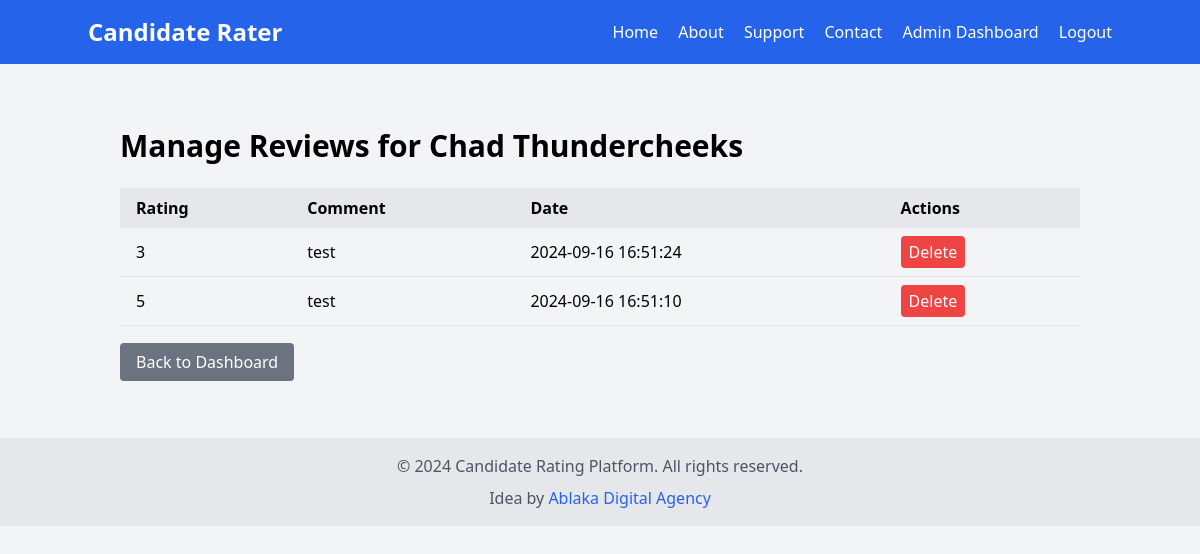
Page /admin/manage_reviews/2 (signed in) on the earlier database version.
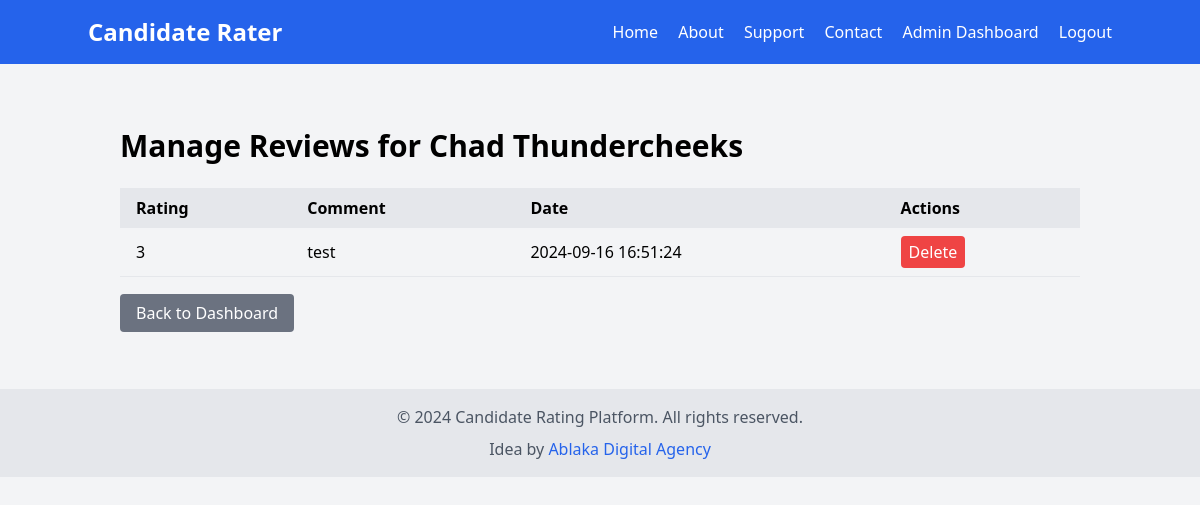
Same page on the later database version.
### models.py (models this page shows)
class Review(db.Model):
    id = db.Column(db.Integer, primary_key=True)
    rating = db.Column(db.Integer, nullable=False)
    comment = db.Column(db.Text, nullable=True)
    created_at = db.Column(db.DateTime, default=datetime.utcnow)
    candidate_id = db.Column(db.Integer, db.ForeignKey('candidate.id'), nullable=False)

### main.py (the view)
@app.route('/admin/manage_reviews/<int:candidate_id>')
def admin_manage_reviews(candidate_id):
    if 'admin_id' not in session:
        flash('Please log in to access this page', 'error')
        return redirect(url_for('admin_login'))
    candidate = Candidate.query.get_or_404(candidate_id)
    reviews = Review.query.filter_by(candidate_id=candidate_id).order_by(Review.created_at.desc()).all()
    return render_template('admin/manage_reviews.html', candidate=candidate, reviews=reviews)

### templates/admin/manage_reviews.html (shortened to what this page needs)
{% extends "base.html" %}
{% block content %}
<div class="container mx-auto px-4 py-8">
    <h1 class="text-3xl font-bold mb-6">Manage Reviews for {{ candidate.name }}</h1>
    <div class="overflow-x-auto">
        <table class="w-full table-auto">
            <thead>
                <tr class="bg-gray-200">
                    <th class="px-4 py-2 text-left">Rating</th>
                    <th class="px-4 py-2 text-left">Comment</th>
                    <th class="px-4 py-2 text-left">Date</th>
                    <th class="px-4 py-2 text-left">Actions</th>
                </tr>
            </thead>
            <tbody>
                {% for review in reviews %}
                <tr class="border-b">
                    <td class="px-4 py-2">{{ review.rating }}</td>
                    <td class="px-4 py-2">{{ review.comment }}</td>
                    <td class="px-4 py-2">{{ review.created_at.strftime('%Y-%m-%d %H:%M:%S') }}</td>
                    <td class="px-4 py-2">
                        <form action="{{ url_for('admin_delete_review', review_id=review.id) }}" method="POST" class="inline">
                            <button type="submit" class="bg-red-500 text-white px-2 py-1 rounded hover:bg-red-600" onclick="return confirm('Are you sure you want to delete this review?')">Delete</button>
                        </form>
                    </td>
                </tr>
                {% endfor %}
            </tbody>
        </table>
    </div>
    <div class="mt-6">
        <a href="{{ url_for('admin_dashboard') }}" class="bg-gray-500 text-white px-4 py-2 rounded hover:bg-gray-600">Back to Dashboard</a>
    </div>
</div>
{% endblock %}

Differences in the rows shown:
removed Review: rating "5", comment "test", created_at "2024-09-16 16:51:10"
